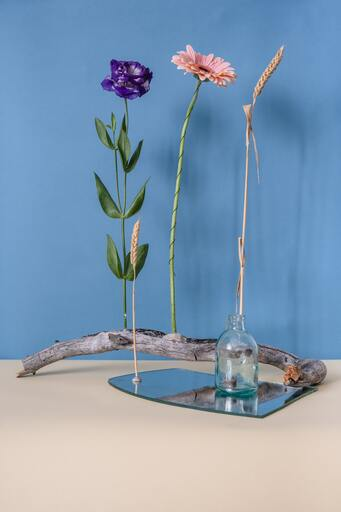
#> input picture fft/pexel_new.jpg, 341 x 512 px
$ python -i image_sort.py   (imports and definitions only)   (older library calls are emulated)
#> lines starting #> are read from the running program, lines starting #| are printed output that depends on the picture
# -*- coding: utf-8 -*-
from __future__ import print_function
from __future__ import division
import math
import numpy as np
import cv2 as cv
import cv2
from matplotlib import pyplot as plt
import matplotlib.image as mpimg
from PIL import Image
from PIL import ImageEnhance

import sys
# from PIL import Image
# import numpy as np
# from matplotlib import pyplot as plt
import math

import binascii
import struct
import scipy
import scipy.misc
import scipy.cluster
from scipy import fftpack
import os
import shutil, sys, os, glob, cv2
from scipy.stats import kurtosis,skew
from skimage.metrics import structural_similarity as compare_ssim

import argparse
#import matplotlib.pyplot as pyplot
#from shutil import copyfile
import shutil
#copyfile(src, dst)

import time
from pathlib import Path

# [1 line that did not run here, left out]
#img_read = cv2.imread(inFile)
#outFile = sys.argv[2]
filename=""

detail_entropy = 0

counter = 0


detail_entropy = 0

counter = 0

## stackoverflow
# [17 lines left out: function split_image, not called in this run]

def image_entropy(img):
	"""calculate the entropy of an image"""
	histogram = img.histogram()
	histogram_length = sum(histogram)

	samples_probability = [float(h) / histogram_length for h in histogram]

	return -sum([p * math.log(p, 2) for p in samples_probability if p != 0])


def estimate_noise(img):
	from scipy.signal import convolve2d
	#I = img.convert('L')
	H, W = img.shape
	M = [[1, -2, 1],
	   [-2, 4, -2],
	   [1, -2, 1]]
	sigma = np.sum(np.sum(np.absolute(convolve2d(img, M))))
	sigma = sigma * math.sqrt(0.5 * math.pi) / (6 * (W-2) * (H-2))
	return sigma

#Average Pixel Width
def average_pixel_width(img):
	image = cv2.cvtColor(img, cv2.COLOR_BGR2GRAY)
	return image.mean(axis=0).mean()

# Image Blurrness
def get_blurrness_score(image):
	path = image
	image = cv2.cvtColor(image, cv2.COLOR_BGR2GRAY)
	fm = cv2.Laplacian(image, cv2.CV_64F).var()
	return fm

# [19 lines left out: functions RMS_Contrast, derivate, color_mean, not called in this run]

def level_of_information(img):
	global detail_entropy
	img =np.asarray(img)
	gray_img  = cv2.cvtColor(img, cv2.COLOR_BGR2GRAY)
	noise_lv = estimate_noise(gray_img)
	detail_entropy = image_entropy(Image.fromarray(img))
	avvp = average_pixel_width(img)
	blur_value = get_blurrness_score(img)
	info_lv = ((detail_entropy*avvp)/(noise_lv*blur_value))
	return info_lv

#print (level_of_information(img_read))

def variance(image):
        return np.var(image)

def skewv(image):
        return skew(image, axis=None)

# [23 lines left out: function find_sub_max, not called in this run]


#dt = 1
dt = 1 / 10

# [44 lines not run here, left out]

>>> import cv2
>>> picture = cv2.imread('fft/pexel_new.jpg')
#> picture is the input picture: shape (512, 341, 3); mean B, G, R 178.5, 154.8, 130.6
>>> result = level_of_information(picture)
#> in level_of_information, `gray_img  = cv2.cvtColor(img, cv2.COLOR_BGR2GRAY)`:
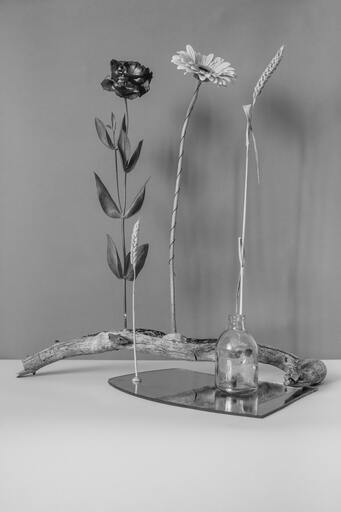
#> gray_img: shape (512, 341); min 5, max 245, mean 150.2
#> in estimate_noise, `sigma = np.sum(np.sum(np.absolute(convolve2d(img, M))))`: sigma = 743110
#> in estimate_noise, `sigma = sigma * math.sqrt(0.5 * math.pi) / (6 * (W-2) * (H-2))`: sigma = 0.898
#> in image_entropy, `histogram = img.histogram()`: histogram = 768 values, max 6925 at index 190, min 0 at index 242, mean 682
#> in image_entropy, `histogram_length = sum(histogram)`: histogram_length = 523776
#> in image_entropy, `samples_probability = [float(h) / histogram_length for h in histogram]`: samples_probability = 768 values, max 0.0132 at index 190, min 0 at index 242, mean 0.0013
#> in level_of_information, `detail_entropy = image_entropy(Image.fromarray(img))`: detail_entropy = 7.96
#> in level_of_information, `avvp = average_pixel_width(img)`: avvp = 150.2
#> in get_blurrness_score, `fm = cv2.Laplacian(image, cv2.CV_64F).var()`: fm = 392.7
#> in level_of_information, `info_lv = ((detail_entropy*avvp)/(noise_lv*blur_value))`: info_lv = 3.39
#> result = 3.39
